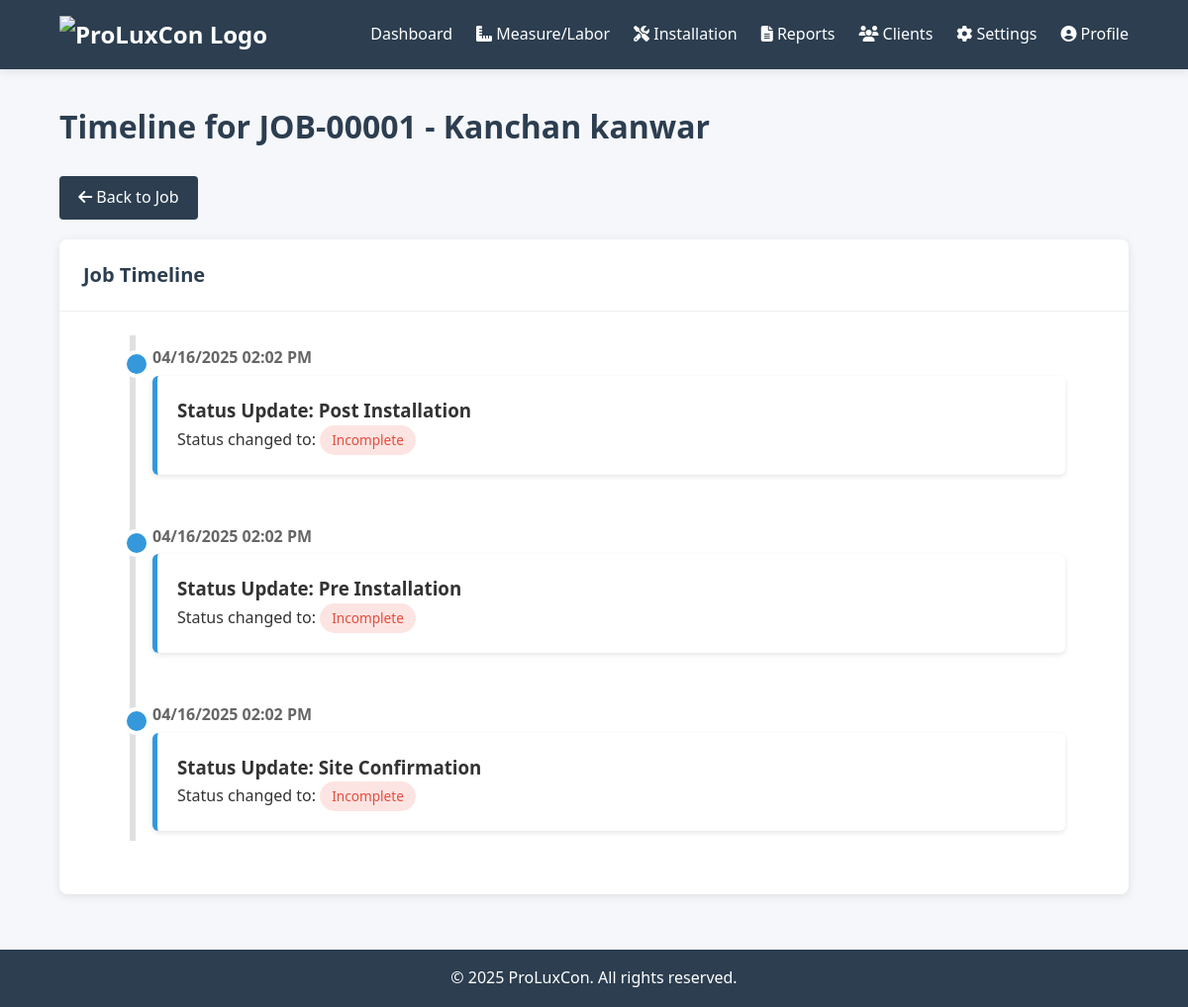
/job_timeline/1 (signed in), run on the app's committed database.
### app.py (models this page shows, shortened)
class Job(db.Model):
    __tablename__ = "job"
    id = db.Column(db.Integer, primary_key=True)
    job_number = db.Column(db.String(20), unique=True, nullable=False)
    name = db.Column(db.String(150), nullable=False)
    description = db.Column(db.Text)
    created_at = db.Column(db.DateTime, default=datetime.utcnow)
    updated_at = db.Column(
        db.DateTime, default=datetime.utcnow, onupdate=datetime.utcnow
    )
    status = db.Column(
        db.String(20), default="pending"
    )  # pending, in_progress, completed, cancelled
    client_id = db.Column(db.Integer, db.ForeignKey("client.id"), nullable=False)
    user_id = db.Column(
        db.Integer, db.ForeignKey("user.id"), nullable=False
    )  # Created by / Owned by
    opportunity_data = db.Column(
        db.JSON, nullable=True
    )  # Store all opportunity data as JSON
    address = db.Column(db.String(255), nullable=True)  # From 'Job Address:'
    service_types = db.Column(db.JSON, nullable=True)  # From 'What Services?'
    timeframe = db.Column(
        db.String(50), nullable=True
    )  # From 'When Do You Need Service?'
    property_type = db.Column(db.String(100), nullable=True)  # From 'Property Type'
    hoa_status = db.Column(
        db.String(10), nullable=True
    )  # From 'Do you live in and HOA?'
    hoa_name = db.Column(db.String(100), nullable=True)  # From 'HOA Name?'
    opportunity_source = db.Column(db.String(100), nullable=True)  # From 'source'
    contact_type = db.Column(db.String(50), nullable=True)  # From 'contact_type'
    pipeline_stage = db.Column(db.String(100), nullable=True)  # From 'pipleline_stage'
    num_windows = db.Column(db.Integer, nullable=True)  # From 'How many windows'
    num_doors = db.Column(db.Integer, nullable=True)  # From 'How many doors'
    roof_type = db.Column(db.JSON, nullable=True)  # From 'Roof type'
    message = db.Column(db.Text, nullable=True)  # From 'Message'
    user = db.relationship("User", backref="jobs")
    reports = db.relationship("Report", back_populates="job", lazy=True)
    job_statuses = db.relationship("JobStatus", backref="job", lazy=True)
    documents = db.relationship("JobDocument", back_populates="job", lazy=True)

class JobStatus(db.Model):
    __tablename__ = "job_status"
    id = db.Column(db.Integer, primary_key=True)
    job_id = db.Column(db.Integer, db.ForeignKey("job.id"), nullable=False)
    stage = db.Column(
        db.String(30), nullable=False
    )  # site_confirmation, pre_installation, post_installation
    status = db.Column(
        db.String(20), default="incomplete"
    )  # incomplete, in_progress, complete
    notes = db.Column(db.Text)
    created_at = db.Column(db.DateTime, default=datetime.utcnow)
    updated_at = db.Column(
        db.DateTime, default=datetime.utcnow, onupdate=datetime.utcnow
    )
    completed_at = db.Column(db.DateTime)
    completed_by_id = db.Column(db.Integer, db.ForeignKey("user.id"))
    completed_by = db.relationship("User", backref="completed_job_statuses")
    __table_args__ = (db.UniqueConstraint("job_id", "stage", name="_job_stage_uc"),)

### app.py (the view)
@app.route("/job_timeline/<int:job_id>")
def job_timeline(job_id):
    if "user_id" not in session:
        flash("Please log in to view the job timeline.", "error")
        return redirect(url_for("login"))
    job = Job.query.get_or_404(job_id)
    if job.user_id != session["user_id"] and session.get("role") != "admin":
        flash("Job not found or access denied.", "error")
        return redirect(url_for("dashboard"))
    statuses = (
        JobStatus.query.filter_by(job_id=job_id).order_by(JobStatus.created_at).all()
    )
    reports = Report.query.filter_by(job_id=job_id).order_by(Report.created_at).all()
    timeline_items = []
    for status in statuses:
        timeline_items.append(
            {"type": "status", "date": status.created_at, "data": status}
        )
    for report in reports:
        timeline_items.append(
            {"type": "report", "date": report.created_at, "data": report}
        )
    timeline_items.sort(key=lambda x: x["date"])
    return render_template("job_timeline.html", job=job, timeline_items=timeline_items)

### app.py (called while the page is built)
@app.before_request
def make_session_permanent():
    session.permanent = True

@app.context_processor
def utility_processor():
    def now():
        return datetime.utcnow()
    return dict(now=now)

### templates/job_timeline.html (shortened to what this page needs)
{% extends "base.html" %} {% block content %}
<h1 class="page-title">Timeline for {{ job.job_number }} - {{ job.name }}</h1>
<div class="action-buttons" style="margin-bottom: 20px">
  <a href="/view-job/{{ job.id }}" class="btn">
    <i class="fas fa-arrow-left"></i> Back to Job
  </a>
</div>
<div class="card">
  <div class="card-header">
    <h2 class="card-title">Job Timeline</h2>
  </div>
  <div class="card-body">
    {% if timeline_items %}
    <div class="timeline">
      {% for item in timeline_items %}
      <div class="timeline-item">
        <div class="timeline-date">
          {{ item.date.strftime('%m/%d/%Y %I:%M %p') }}
        </div>
        {% if item.type == 'status' %}
        <div class="timeline-content status-update">
          <h3>Status Update: {{ item.data.stage|replace('_', ' ')|title }}</h3>
          <p>
            Status changed to:
            <span class="status-badge {{ item.data.status }}"
              >{{ item.data.status|title }}</span
            >
          </p>
        </div>
        {% endif %}
      </div>
      {% endfor %}
    </div>
    {% else %}
    <p class="text-center">No timeline events found for this job.</p>
    {% endif %}
  </div>
</div>
{% endblock %}

### static/styles.css (style rules this page uses)
:root { --primary: #2c3e50; --primary-dark: #1a2530; --secondary: #3498db; --light: #ecf0f1; --dark: #34495e; --success: #2ecc71; --danger: #e74c3c; --warning: #f39c12; --gray: #95a5a6; --text: #333; --shadow: 0 2px 10px rgba(0, 0, 0, 0.1); --border-radius: 4px; }
* { margin: 0; padding: 0; box-sizing: border-box; font-family: "Segoe UI", Tahoma, Geneva, Verdana, sans-serif; }
body { background-color: #f5f7fa; color: var(--text); line-height: 1.6; }
.page-title { margin-bottom: 1.5rem; color: var(--primary); }
.card { background: white; border-radius: 8px; box-shadow: var(--shadow); margin-bottom: 1.5rem; overflow: hidden; }
.card-header { display: flex; justify-content: space-between; align-items: center; padding: 1.25rem 1.5rem; border-bottom: 1px solid #eee; }
.card-body { padding: 1.5rem; }
.card-title { font-size: 1.25rem; color: var(--primary); font-weight: 600; margin: 0; }
.btn { padding: 0.6rem 1.2rem; background: var(--primary); color: white; border: none; border-radius: var(--border-radius); font-weight: 500; cursor: pointer; transition: background 0.3s; text-decoration: none; display: inline-block; }
.status-badge { display: inline-block; padding: 0.25rem 0.75rem; border-radius: 50px; font-size: 0.85rem; font-weight: 500; text-transform: capitalize; }
.status-badge.incomplete { background: rgba(231, 76, 60, 0.15); color: var(--danger); }

### templates/job_timeline.html (style rules this page uses)
.timeline { position: relative; max-width: 1200px; margin: 0 auto; }
.timeline::after { content: ""; position: absolute; width: 6px; background-color: #e0e0e0; top: 0; bottom: 0; left: 50px; margin-left: -3px; }
.timeline-item { padding: 10px 40px; position: relative; background-color: inherit; width: 100%; margin-bottom: 30px; }
.timeline-item::after { content: ""; position: absolute; width: 20px; height: 20px; left: 40px; background-color: #3498db; border: 4px solid #fff; top: 15px; border-radius: 50%; z-index: 1; }
.timeline-item .timeline-content { padding: 20px; background-color: white; position: relative; border-radius: 6px; box-shadow: 0 2px 5px rgba(0, 0, 0, 0.1); margin-left: 30px; }
.timeline-date { margin-bottom: 5px; font-weight: bold; color: #666; margin-left: 30px; }
.status-update { border-left: 5px solid #3498db; }

### data on the page
Job: job_number "JOB-00001", name "Kanchan kanwar"
JobStatus: date "04/16/2025 02:02 PM", data.stage "Post Installation", data.status "Incomplete"
JobStatus: date "04/16/2025 02:02 PM", data.stage "Pre Installation", data.status "Incomplete"
JobStatus: date "04/16/2025 02:02 PM", data.stage "Site Confirmation", data.status "Incomplete"
